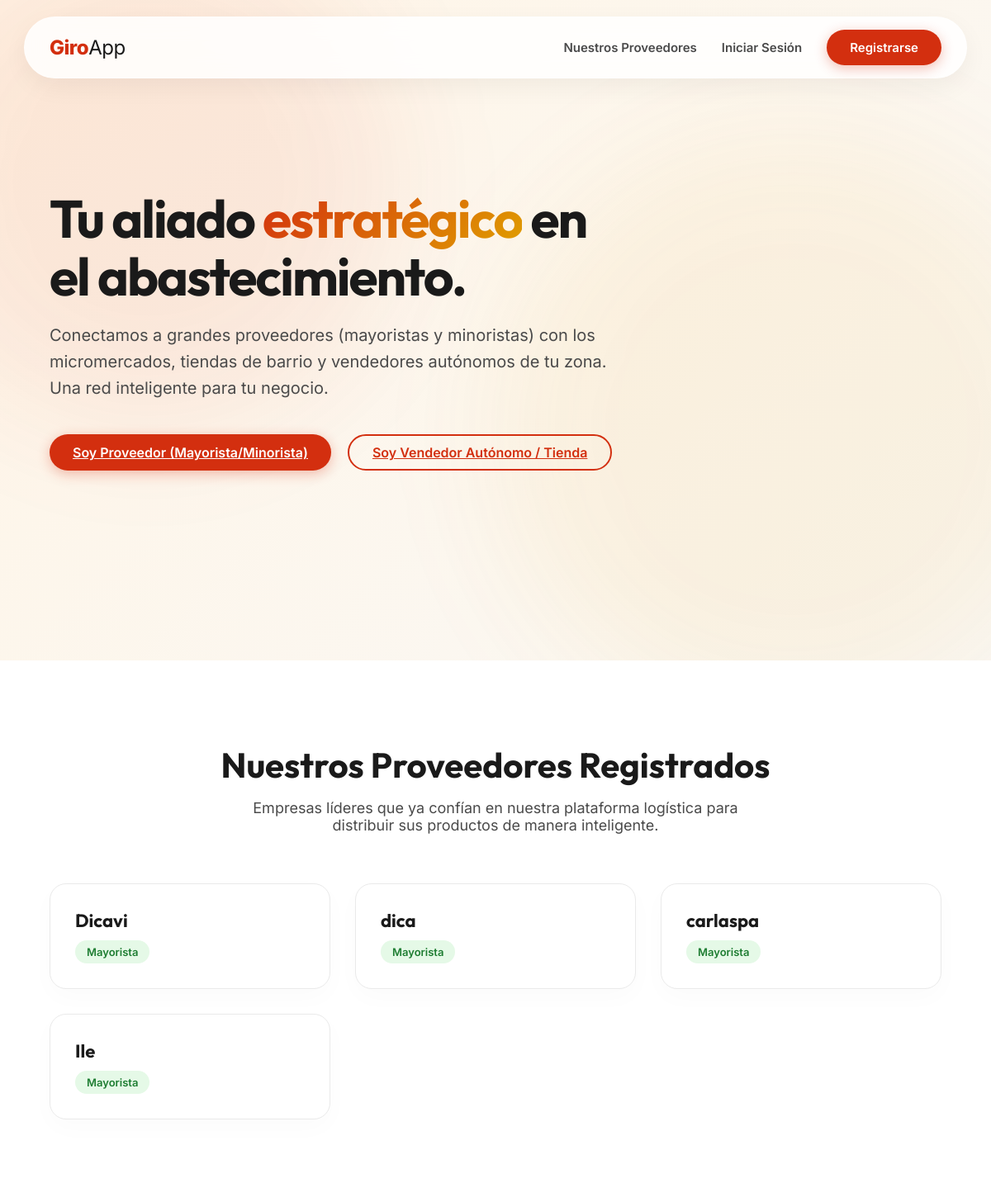
Before: / with the older database file.
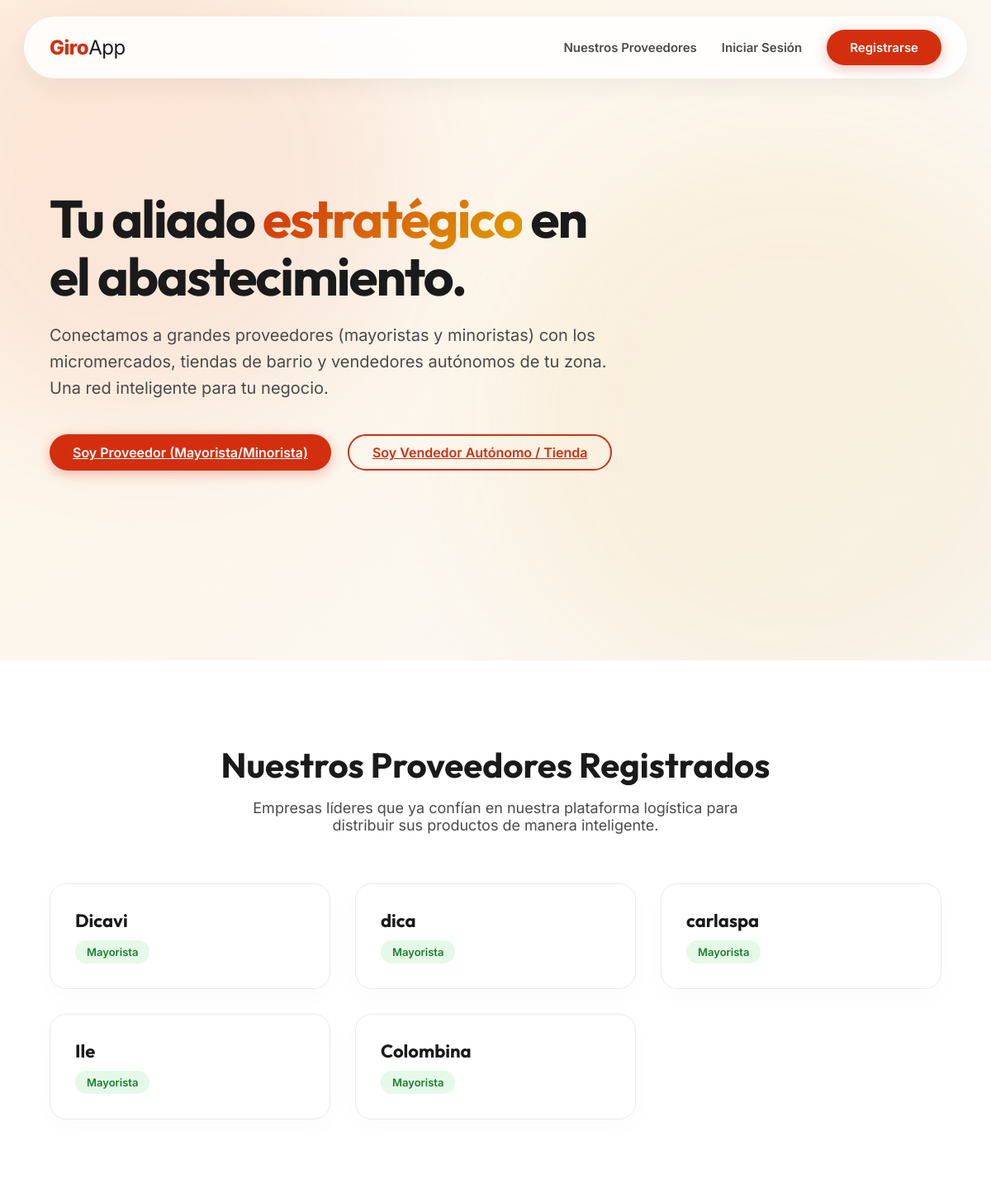
After: the same page with the newer database file.
### appGiro/models.py (models this page shows, shortened)
class Proveedor(models.Model):
    TIPO_CHOICES = [
        ('Mayorista', 'Mayorista'),
        ('Minorista', 'Minorista'),
    ]
    usuario = models.OneToOneField(User, on_delete=models.CASCADE)
    nombre_empresa = models.CharField(max_length=150)
    tipo = models.CharField(max_length=50, choices=TIPO_CHOICES)

### appGiro/views.py (the view, shortened to what this page needs)
# urls.py: path('', views.landing_page, name='landing'),
def landing_page(request):
    proveedores = Proveedor.objects.all()
    return render(request, 'landing.html', {'proveedores': proveedores})

### appGiro/templates/landing.html (shortened to what this page needs)
{% load static %}
<!DOCTYPE html>
<html lang="es">
<head>
    <link rel="stylesheet" href="{% static 'css/landing_premium.css' %}">
</head>
<body>
    <nav class="landing-nav fade-up">
        <a href="{% url 'landing' %}" class="landing-logo">Giro<span>App</span></a>
        <div class="landing-nav-links">
            <a href="#proveedores">Nuestros Proveedores</a>
            <a href="{% url 'login' %}">Iniciar Sesión</a>
            <a href="#registro" class="btn-premium">Registrarse</a>
        </div>
    </nav>
    <section class="hero-section">
        <div class="blob blob-1"></div>
        <div class="blob blob-2"></div>
        <div class="hero-content fade-up" style="animation-delay: 0.3s;">
            <h1>Tu aliado <span>estratégico</span> en el abastecimiento.</h1>
            <p>Conectamos a grandes proveedores (mayoristas y minoristas) con los micromercados, tiendas de barrio y
                vendedores autónomos de tu zona. Una red inteligente para tu negocio.</p>
            <div id="registro" class="hero-buttons">
                <a href="{% url 'registro_proveedor' %}" class="btn-premium">Soy Proveedor (Mayorista/Minorista)</a>
                <a href="{% url 'registro_trabajador' %}" class="btn-outline">Soy Vendedor Autónomo / Tienda</a>
            </div>
        </div>
    </section>
    <section id="proveedores" class="proveedores-section fade-up">
        <h2>Nuestros Proveedores Registrados</h2>
        <p>Empresas líderes que ya confían en nuestra plataforma logística para distribuir sus productos de manera
            inteligente.</p>
        <div class="proveedores-grid">
            {% for prov in proveedores %}
            <div class="prov-card">
                <h3>{{ prov.nombre_empresa }}</h3>
                {% if prov.tipo == 'Mayorista' %}
                <span class="badge badge-mayorista">{{ prov.tipo }}</span>
                {% else %}
                <span class="badge badge-minorista">{{ prov.tipo }}</span>
                {% endif %}
            </div>
            {% empty %}
            <div
                style="grid-column: 1 / -1; color: var(--gray-dark); padding: 40px; border: 1px dashed #ccc; border-radius: 20px;">
                <p style="margin: 0;">Aún no hay proveedores registrados. ¡Únete a la red y sé el primero!</p>
            </div>
            {% endfor %}
        </div>
    </section>
</body>
</html>

Changed rows visible on the page:
added Proveedor: nombre_empresa "Colombina", tipo "Mayorista"
